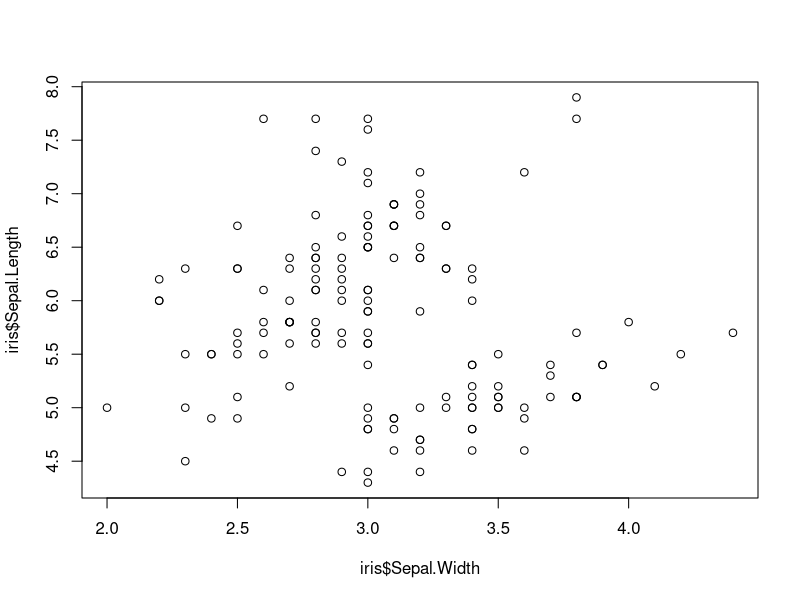
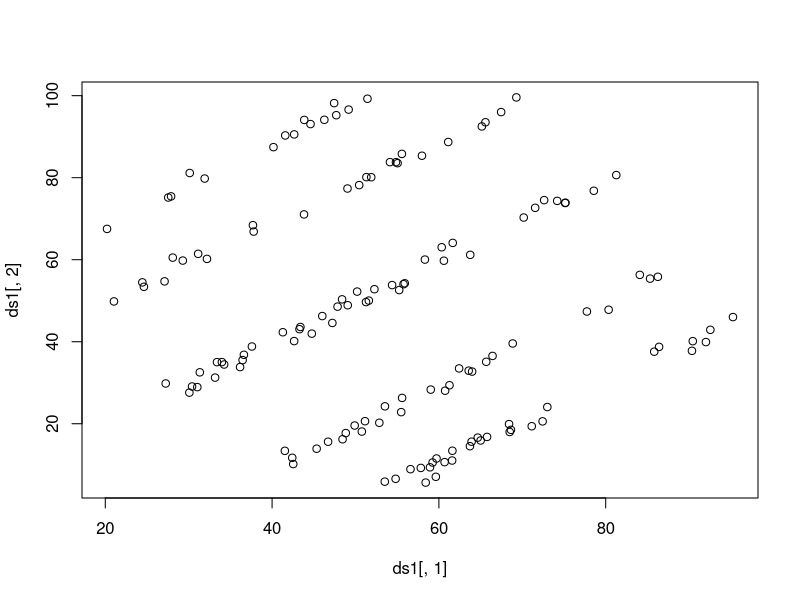
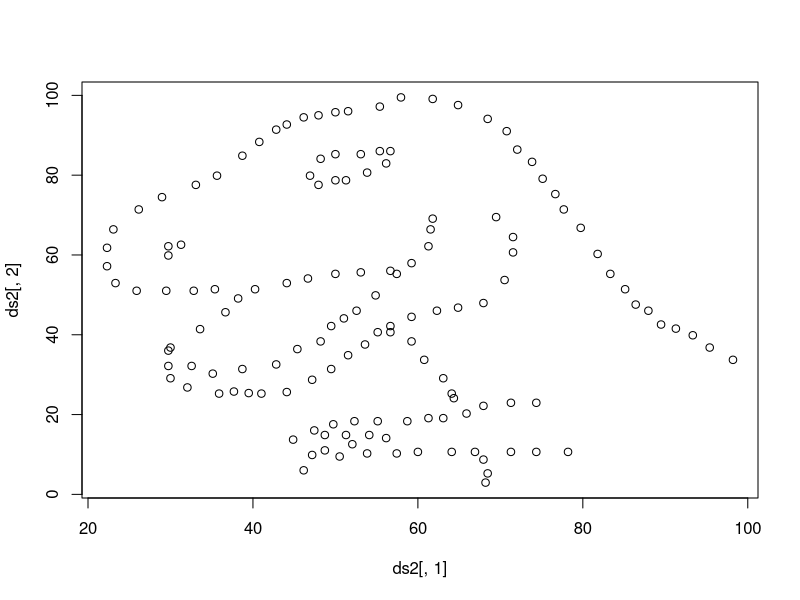
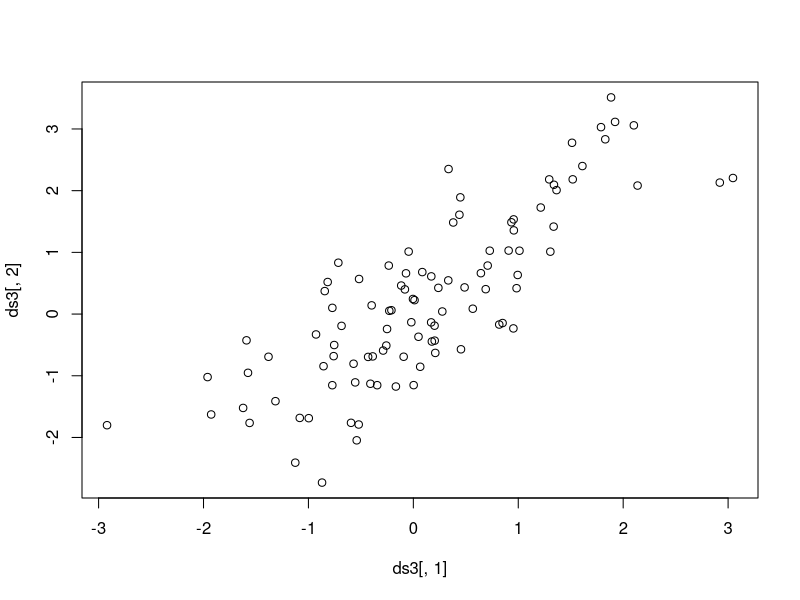
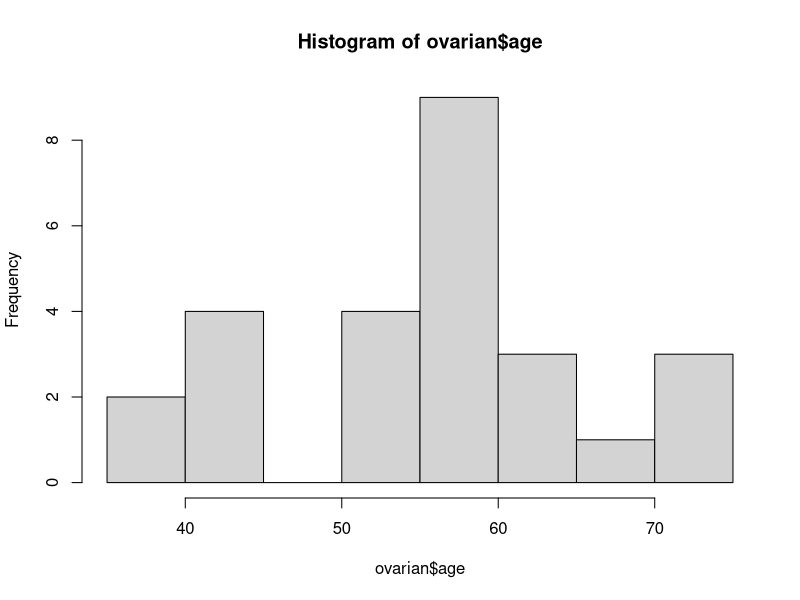
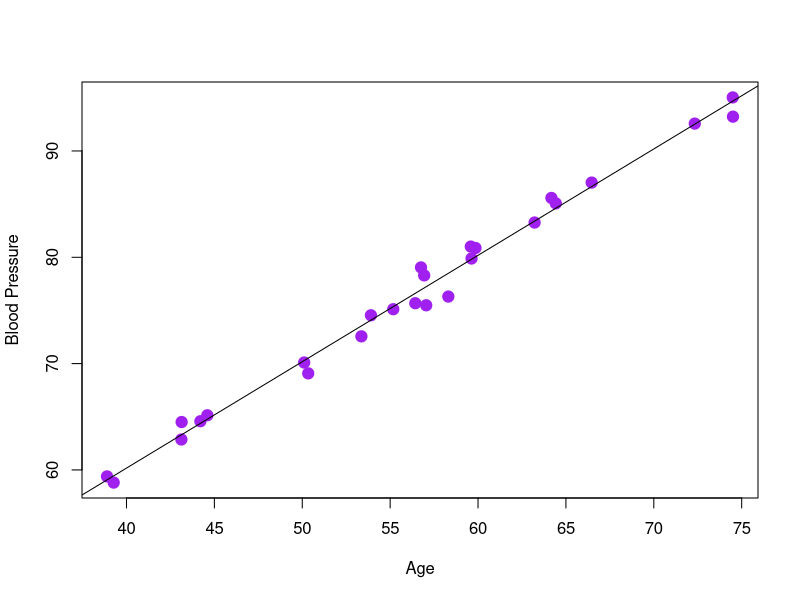
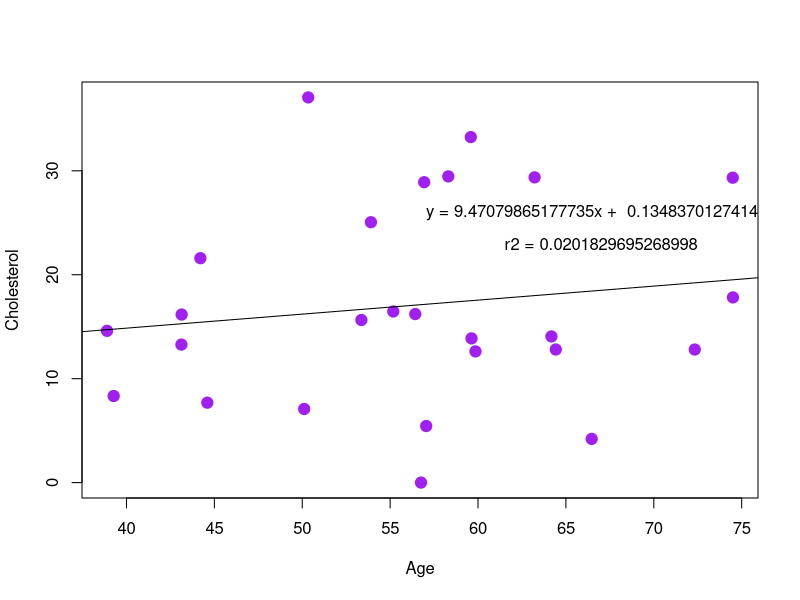

R code for these plots, in order:
## ---- chunk 1
knitr::opts_chunk$set(echo = TRUE)
## ---- chunk 2

df = data.frame(size=c(30, 35, 40, 25, 35), gfp=c(5, 8, 8, 4, 5))
df$size - mean(df$size)
df$gfp - mean(df$gfp)

sum((df$size - mean(df$size))*(df$gfp - mean(df$gfp))) / (nrow(df) -1)

df2 = data.frame(size=c(30, 35, 40, 25, 35), gfp=c(5, 8, 8, 4, 5))*2
sum((df2$size - mean(df2$size))*(df2$gfp - mean(df2$gfp))) / (nrow(df2) -1)

cov(df$size, df$gfp)

## ---- chunk 3
cor(iris$Petal.Width, iris$Petal.Length)
cor(iris$Sepal.Width, iris$Sepal.Length)
cor(iris[,-5])

cor.test(iris$Petal.Width, iris$Petal.Length)
cor.test(iris$Sepal.Width, iris$Sepal.Length)


plot(iris$Sepal.Width, iris$Sepal.Length)
## ---- chunk 4
ds1 = read.delim("ds1.tsv", sep="\t")
cor(ds1[,1], ds1[,2])

ds2 = read.delim("ds2.tsv", sep="\t")
cor(ds2[,1], ds2[,2])

plot(ds1[,1], ds1[,2])
plot(ds2[,1], ds2[,2])

foo = rnorm(100, 0, 1)
ds3 = data.frame(x=foo, y=foo+rnorm(100, 0.1, 1))
cor(ds3[,1], ds3[,2])
plot(ds3[,1], ds3[,2])
## ---- chunk 5
cor(rnorm(100, 0, 1), rnorm(100, 0, 1))
cor(c(rnorm(100, 0, 1), c(10, 20, 30, 40)), c(rnorm(100, 0, 1), 12, 22, 33, 45))
## ---- chunk 6
library(survival)
library(dplyr)

ovarian$rx <- factor(ovarian$rx, 
                     levels = c(1, 2), 
                     labels = c("A", "B"))
ovarian$resid.ds <- factor(ovarian$resid.ds, 
                           levels = c(1, 2), 
                           labels = c("no", "yes"))
ovarian$ecog.ps <- factor(ovarian$ecog.ps, 
                          levels = c(1, 2), 
                          labels = c("good", "bad"))
hist(ovarian$age)

#ovarian <- ovarian %>% mutate(age_group = ifelse(age >=50, "old", "young"))
#ovarian$age_group = ifelse(ovarian$age >=50,  "old", "young")
#ovarian$age_group <- factor(ovarian$age_group)
# create the 'fake' clinical covariate of BP and Chol
ovarian$BP<-ovarian$age+20+rnorm(26)
ovarian$chol<-rnorm(26,0,10)
ovarian$chol<-ovarian$chol+abs(min(ovarian$chol))
ovarian<-ovarian[order(ovarian$age),]
#ovarian$BP<-rev(ovarian$BP+55)
ovarian<-ovarian[order(ovarian$futime),]

## ---- chunk 7

regs<-lm(BP ~ age,data=ovarian)
summary(regs)
regs1<-regs[1]
plot(ovarian$age,ovarian$BP,xlab="Age", ylab="Blood Pressure",pch=19,col="purple",cex=1.5)
abline(lm(BP ~ age,data=ovarian))
text(60,145,paste0("y = ",regs1[[1]][1],"x +  ",regs1[[1]][2]))
text(60,143,paste0("r2 = ",summary(regs)$r.squared))


regs2<-lm(chol ~ age,data=ovarian)
summary(regs2)
regs3<-regs2[1]
plot(ovarian$age,ovarian$chol,xlab="Age", ylab="Cholesterol",pch=19,col="purple",cex=1.5)
abline(lm(chol ~ age,data=ovarian))
text(67,26,paste0("y = ",regs3[[1]][1],"x +  ",regs3[[1]][2]))
text(67,23,paste0("r2 = ",summary(regs2)$r.squared))


## ---- chunk 8
sessionInfo()
